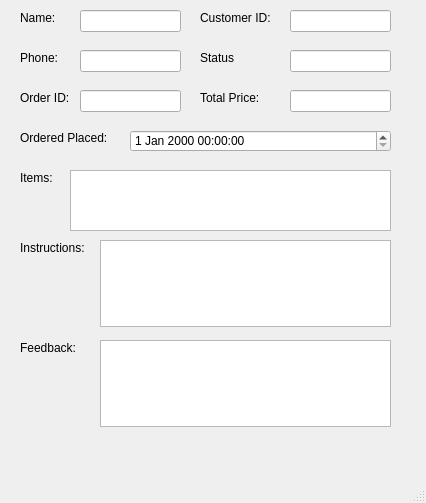
<?xml version="1.0" encoding="UTF-8"?>
<ui version="4.0">
 <class>MainWindow</class>
 <widget class="QMainWindow" name="MainWindow">
  <property name="geometry">
   <rect>
    <x>0</x>
    <y>0</y>
    <width>426</width>
    <height>503</height>
   </rect>
  </property>
  <property name="windowTitle">
   <string>MainWindow</string>
  </property>
  <widget class="QWidget" name="centralwidget">
   <widget class="QLabel" name="label">
    <property name="geometry">
     <rect>
      <x>20</x>
      <y>10</y>
      <width>55</width>
      <height>16</height>
     </rect>
    </property>
    <property name="text">
     <string>Name: </string>
    </property>
   </widget>
   <widget class="QLabel" name="label_2">
    <property name="geometry">
     <rect>
      <x>20</x>
      <y>90</y>
      <width>121</width>
      <height>16</height>
     </rect>
    </property>
    <property name="text">
     <string>Order ID:</string>
    </property>
   </widget>
   <widget class="QLabel" name="label_3">
    <property name="geometry">
     <rect>
      <x>200</x>
      <y>90</y>
      <width>121</width>
      <height>16</height>
     </rect>
    </property>
    <property name="text">
     <string>Total Price:</string>
    </property>
   </widget>
   <widget class="QLabel" name="label_5">
    <property name="geometry">
     <rect>
      <x>20</x>
      <y>130</y>
      <width>111</width>
      <height>16</height>
     </rect>
    </property>
    <property name="text">
     <string>Ordered Placed:</string>
    </property>
   </widget>
   <widget class="QLabel" name="label_6">
    <property name="geometry">
     <rect>
      <x>20</x>
      <y>340</y>
      <width>71</width>
      <height>16</height>
     </rect>
    </property>
    <property name="text">
     <string>Feedback:</string>
    </property>
   </widget>
   <widget class="QLineEdit" name="lineEdit">
    <property name="geometry">
     <rect>
      <x>80</x>
      <y>10</y>
      <width>101</width>
      <height>22</height>
     </rect>
    </property>
   </widget>
   <widget class="QLineEdit" name="lineEdit_3">
    <property name="geometry">
     <rect>
      <x>290</x>
      <y>90</y>
      <width>101</width>
      <height>22</height>
     </rect>
    </property>
   </widget>
   <widget class="QLineEdit" name="lineEdit_4">
    <property name="geometry">
     <rect>
      <x>80</x>
      <y>90</y>
      <width>101</width>
      <height>22</height>
     </rect>
    </property>
   </widget>
   <widget class="QDateTimeEdit" name="dateTimeEdit">
    <property name="geometry">
     <rect>
      <x>130</x>
      <y>130</y>
      <width>261</width>
      <height>22</height>
     </rect>
    </property>
   </widget>
   <widget class="QLineEdit" name="lineEdit_6">
    <property name="geometry">
     <rect>
      <x>290</x>
      <y>10</y>
      <width>101</width>
      <height>22</height>
     </rect>
    </property>
   </widget>
   <widget class="QLabel" name="label_7">
    <property name="geometry">
     <rect>
      <x>200</x>
      <y>10</y>
      <width>111</width>
      <height>16</height>
     </rect>
    </property>
    <property name="text">
     <string>Customer ID:</string>
    </property>
   </widget>
   <widget class="QLabel" name="label_8">
    <property name="geometry">
     <rect>
      <x>20</x>
      <y>170</y>
      <width>121</width>
      <height>16</height>
     </rect>
    </property>
    <property name="text">
     <string>Items:</string>
    </property>
   </widget>
   <widget class="QListWidget" name="listWidget">
    <property name="geometry">
     <rect>
      <x>70</x>
      <y>170</y>
      <width>321</width>
      <height>61</height>
     </rect>
    </property>
   </widget>
   <widget class="QTextEdit" name="textEdit">
    <property name="geometry">
     <rect>
      <x>100</x>
      <y>340</y>
      <width>291</width>
      <height>87</height>
     </rect>
    </property>
   </widget>
   <widget class="QLabel" name="label_4">
    <property name="geometry">
     <rect>
      <x>20</x>
      <y>50</y>
      <width>55</width>
      <height>16</height>
     </rect>
    </property>
    <property name="text">
     <string>Phone: </string>
    </property>
   </widget>
   <widget class="QLineEdit" name="lineEdit_2">
    <property name="geometry">
     <rect>
      <x>80</x>
      <y>50</y>
      <width>101</width>
      <height>22</height>
     </rect>
    </property>
   </widget>
   <widget class="QLineEdit" name="lineEdit_5">
    <property name="geometry">
     <rect>
      <x>290</x>
      <y>50</y>
      <width>101</width>
      <height>22</height>
     </rect>
    </property>
   </widget>
   <widget class="QLabel" name="label_9">
    <property name="geometry">
     <rect>
      <x>200</x>
      <y>50</y>
      <width>111</width>
      <height>16</height>
     </rect>
    </property>
    <property name="text">
     <string>Status</string>
    </property>
   </widget>
   <widget class="QTextEdit" name="textEdit_2">
    <property name="geometry">
     <rect>
      <x>100</x>
      <y>240</y>
      <width>291</width>
      <height>87</height>
     </rect>
    </property>
   </widget>
   <widget class="QLabel" name="label_10">
    <property name="geometry">
     <rect>
      <x>20</x>
      <y>240</y>
      <width>71</width>
      <height>16</height>
     </rect>
    </property>
    <property name="text">
     <string>Instructions:</string>
    </property>
   </widget>
  </widget>
  <widget class="QMenuBar" name="menubar">
   <property name="geometry">
    <rect>
     <x>0</x>
     <y>0</y>
     <width>426</width>
     <height>26</height>
    </rect>
   </property>
  </widget>
  <widget class="QStatusBar" name="statusbar"/>
 </widget>
 <resources/>
 <connections/>
</ui>
